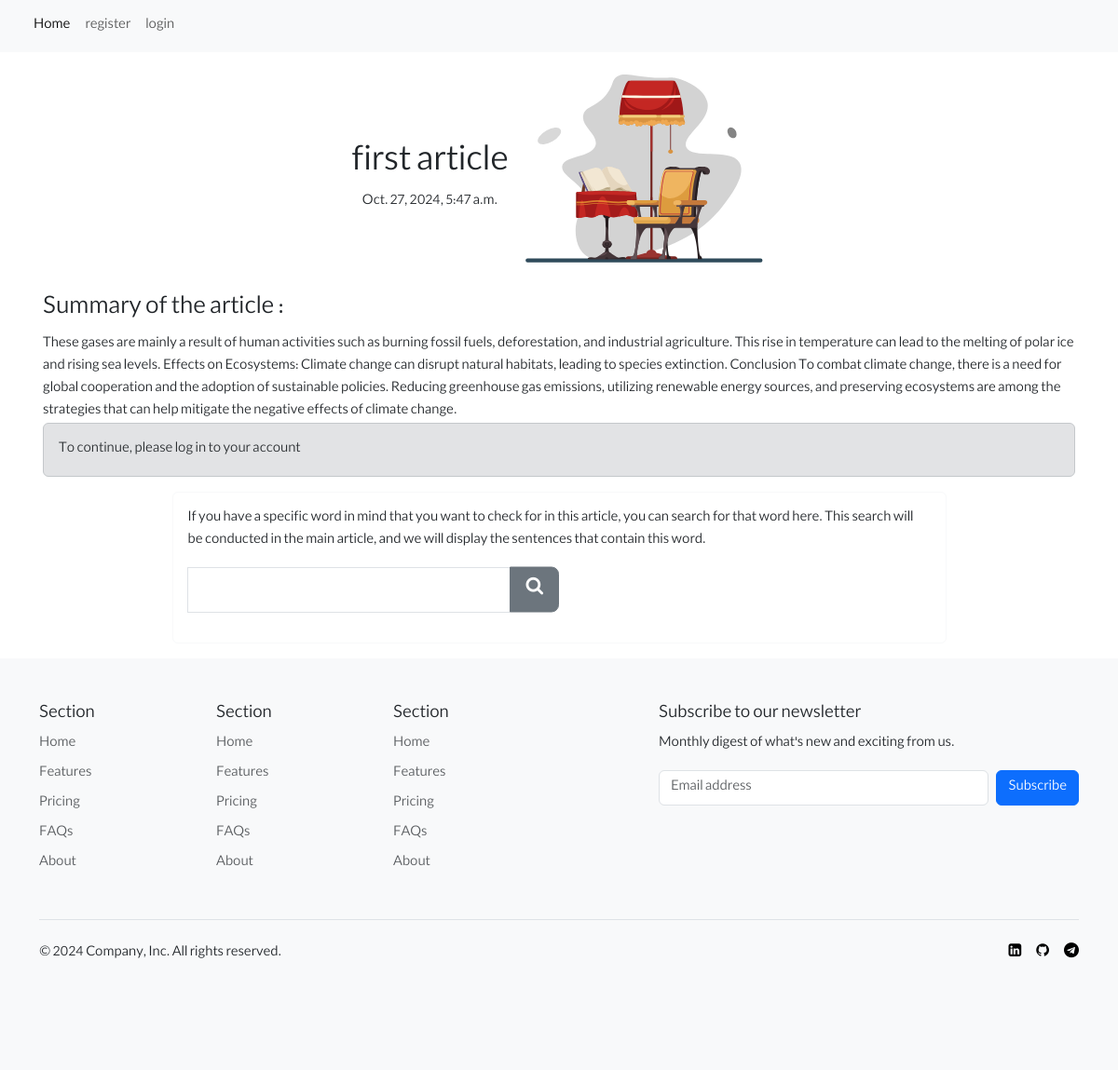
/detail/1, run on the app's committed database.
### home/models.py (models this page shows)
class Article(models.Model):
    title = models.CharField(max_length=100)
    body = models.TextField()
    pdf = models.FileField(upload_to='%Y/%m/%d/')
    lang = models.CharField(max_length=10)
    created = models.DateTimeField(auto_now_add=True)
    owner = models.ManyToManyField(User)

### home/views.py (the view)
# urls.py: path('detail/<int:article_id>', views.detail, name='detail'),
def detail(request, article_id):
    article = get_object_or_404(Article, id=article_id)
    if request.method == 'POST':
        form = ArticleSearchForm(request.POST)
        if form.is_valid():
            pdf_path = article.pdf.path
            current_word = form.cleaned_data['word']
            next_sentence = ''
            with pdfplumber.open(pdf_path) as pdf_reader:
                found_current_word = False
                for page_num in range(len(pdf_reader.pages)):
                    page = pdf_reader.pages[page_num]
                    text = page.extract_text()
                    language = detect(text)
                    if language == 'fa':
                        text = text[::-1]
                    if current_word in text:
                        found_current_word = True
                        sentences = text.split('\n')
                        for i, sentence in enumerate(sentences):
                            if current_word in sentence:
                                if i + 1 < len(sentences):
                                    next_sentence = sentences[i] + sentences[i + 1]
                                else:
                                    messages.success(request, "No sentence found after the title.", 'danger')
                                break
                        break
                if not found_current_word:
                    messages.success(request, f"Word '{current_word}' not found in the PDF", 'danger')
            return render(request, 'detail.html', {'article': article, 'next_sentences': next_sentence, 'form': form})
    else:
        form = ArticleSearchForm()
        return render(request, 'detail.html', {'article': article, 'form': form})

### home/forms.py
class ArticleSearchForm(forms.Form):
    word = forms.CharField(widget=forms.TextInput(attrs={'class':'form-control'}))

### templates/detail.html (shortened to what this page needs)
{% extends 'base.html' %} {% block content %}
<div class="card-body">
  <div class="d-flex w-100 justify-content-center">
    <div class="p-2 align-self-center text-center">
      <h1>{{ article.title }}</h1>
      <h6>{{ article.created }}</h6>
    </div>
    <div class="p-2 w-25">
      <img src="/static/svg/desk.svg" alt="..." />
    </div>
  </div>
  <div dir="{% if article.lang == 'fa' %}rtl{% else %}ltr{% endif %}">
    <h3>Summary of the article :</h3>
    {{ article.body }}
  </div>
  {% if request.user.is_authenticated %}
  <a href="{% url 'add' article.id %}" class="btn btn-light">add <span class="icon-plus-circle"></span></a>
  <a href="{% url 'remove' article.id %}" class="btn btn-light">remove <span class="icon-minus-circle"></span></a>
  <a href="{{ article.pdf.url }}" class="btn btn-light">show <span class="icon-file-text-o"></span></a>
  {% else %}
  <div class="alert alert-secondary" role="alert">
    To continue, please log in to your account
  </div>
  {%endif%}
  <div class="w-75 mx-auto p-3 rounded border border-light">
    <p>
      If you have a specific word in mind that you want to check for in this
      article, you can search for that word here. This search will be conducted
      in the main article, and we will display the sentences that contain this
      word.
    </p>
    <div class="col-md-6">
      <form method="post" class="d-flex" novalidate>
        <div class="input-group">
          {% csrf_token %} {{ form.word }}
          <button class="btn btn-secondary btn-lg" type="submit">
            <span class="icon-search"></span>
          </button>
        </div>
      </form>
    </div>
  </div>
</div>
{% endblock %}

### static/style/form.css (style rules this page uses)
body { font-family: lable; }
.input-group button { top: 50%; transform: translateY(-50%); }

### data on the page
Article: title "first article", created "Oct. 27, 2024, 5:47 a.m.", body "These gases are mainly a result of human activities such as burning fossil fuels, deforestation, and industrial agriculture. This rise in temperature can lead to the melting of polar ice and rising sea levels. Effects on Ecosystems: Climate change can disrupt natural habitats, leading to species extinction. Conclusion To combat climate change, there is a need for global cooperation and the adoption of sustainable policies. Reducing greenhouse gas emissions, utilizing renewable energy sources, and preserving ecosystems are among the strategies that can help mitigate the negative effects of climate change."
